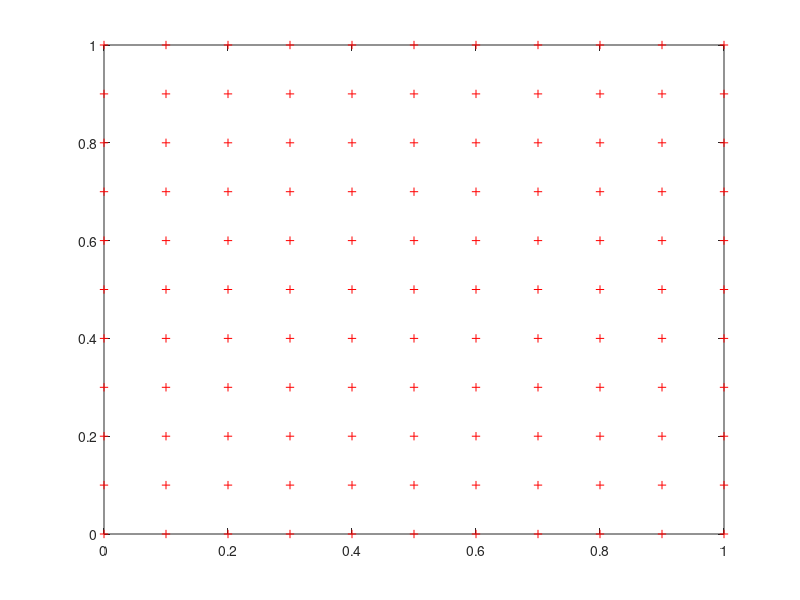

The MATLAB script that drew this image: (Note: this script raises an error after producing the figure.)
function [] = TestMultipleLocalModels()
    eps = 1e-5;
    mu = 1;
    res = load('MFSxyuv_171.mat');
    N = numel(res.X);
    bb = [min(res.X(:)),max(res.X(:)),min(res.Y(:)),max(res.Y(:))];
    dds = max([res.X(2)-res.X(1),res.Y(2)-res.Y(1)])*1.0001;
    %dd = dds*0.2;
    dd = 0.01;
    
    plot(res.X(:),res.Y(:),'r+');
    hold on
    Uloc = res.X*0;
    Vloc = res.X*0;
    b = 0;
    for i=1:N
        x = res.X(i);
        y = res.Y(i);
        xr = x-dds;
        yr = y-dds;
        w = 2*dds;
        h = 2*dds;
        if(abs(x-bb(1))>eps && abs(x-bb(2))>eps && abs(y-bb(3))>eps && abs(y-bb(4))>eps)
            inds = SelectBoundaryByRectangle(xr,yr,w,h,res.X,res.Y);
            n = FindNormals(res.X(inds),res.Y(inds));
            [xf,yf] = FakeNodes(res.X(inds),res.Y(inds),n,dd);
            
            G = MakeMFSCharMatrix(res.X(inds),res.Y(inds),xf,yf);
            N = numel(inds);

            b = zeros(2*N,1);
            b(1:2:end) = res.u(inds);
            b(2:2:end) = res.v(inds);

            alpha = G\b;
            
            [uL,vL] = RecoverMFSResults(alpha,x,y,xf,yf,mu);
            Uloc(i) = uL;
            Vloc(i) = vL;
            %quiver(x,y,uL,vL);
            fprintf('Uor = %0.9f\tU = %0.9f\nVor = %0.9f\tV = %0.9f\n',res.u(i),uL,res.v(i),vL);
        else
            Uloc(i) = res.u(i);
            Vloc(i) = res.v(i);
        end
    end
    quiver(res.X,res.Y,Uloc,Vloc);
    hold off
    daspect([1,1,1]);
    axis([-0.2,1.2,-0.2,1.2]);
end